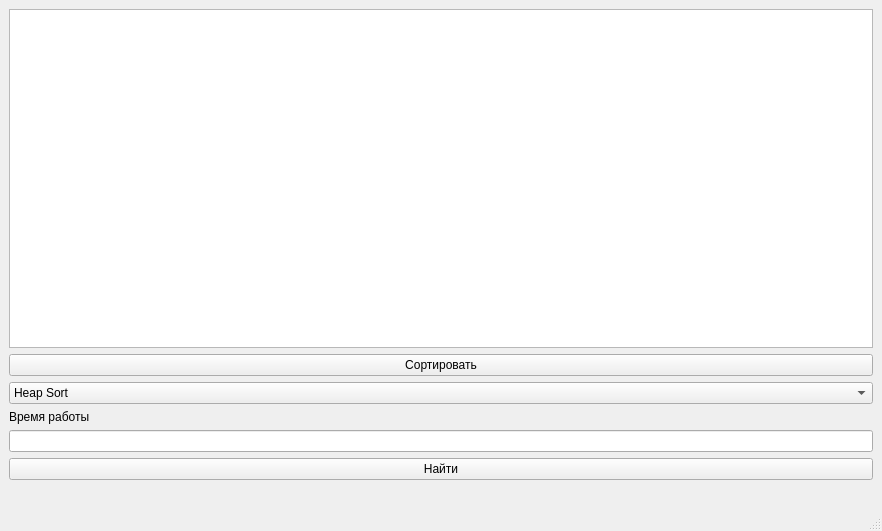
<?xml version="1.0" encoding="UTF-8"?>
<ui version="4.0">
 <class>MainWindow</class>
 <widget class="QMainWindow" name="MainWindow">
  <property name="geometry">
   <rect>
    <x>0</x>
    <y>0</y>
    <width>882</width>
    <height>531</height>
   </rect>
  </property>
  <property name="windowTitle">
   <string>MainWindow</string>
  </property>
  <widget class="QWidget" name="centralwidget">
   <layout class="QGridLayout" name="gridLayout">
    <item row="3" column="1">
     <widget class="QLabel" name="label">
      <property name="text">
       <string>Время работы</string>
      </property>
     </widget>
    </item>
    <item row="1" column="1">
     <widget class="QPushButton" name="sort">
      <property name="text">
       <string>Сортировать</string>
      </property>
     </widget>
    </item>
    <item row="2" column="1">
     <widget class="QComboBox" name="comboBox">
      <item>
       <property name="text">
        <string>Heap Sort</string>
       </property>
      </item>
      <item>
       <property name="text">
        <string>Merge Sort</string>
       </property>
      </item>
      <item>
       <property name="text">
        <string>Quick Sort</string>
       </property>
      </item>
     </widget>
    </item>
    <item row="0" column="1">
     <widget class="QGraphicsView" name="graphicsView"/>
    </item>
    <item row="4" column="1">
     <widget class="QLineEdit" name="lineEdit"/>
    </item>
    <item row="6" column="1">
     <widget class="QLabel" name="num">
      <property name="text">
       <string/>
      </property>
     </widget>
    </item>
    <item row="5" column="1">
     <widget class="QPushButton" name="pushButton">
      <property name="text">
       <string>Найти</string>
      </property>
     </widget>
    </item>
   </layout>
  </widget>
  <widget class="QMenuBar" name="menubar">
   <property name="geometry">
    <rect>
     <x>0</x>
     <y>0</y>
     <width>882</width>
     <height>22</height>
    </rect>
   </property>
  </widget>
  <widget class="QStatusBar" name="statusbar"/>
 </widget>
 <resources/>
 <connections/>
</ui>
